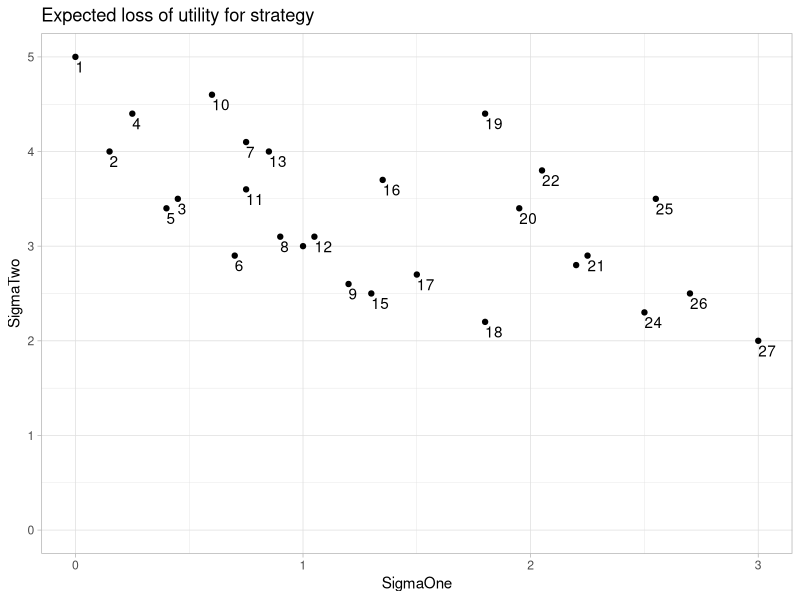

R code for this plot:
## ---- chunk 1
knitr::opts_chunk$set(echo = TRUE)
## ---- chunk 2
suppressPackageStartupMessages(library(ggplot2))
suppressPackageStartupMessages(library(tidyverse))
## ---- chunk 3
## Mr. Nelson's Loss of Utility l(sigma,alpha) from (pg. 120,table 5.1)
sigma_one <- c(0,1,3)
sigma_two <- c(5,3,2)
Loss_table <- as.data.frame(t(data.frame(sigma_one,sigma_two))) |> 
  rename(a1 = V1, a2 = V2, a3 = V3)

## Weather indication probabilities Table (p121 table 5.2)
sigma_one <- c(0.6,0.25,0.15)
sigma_two <- c(0.2,0.3,0.5)
Weather_table <- as.data.frame(t(data.frame(sigma_one,sigma_two))) |> 
  rename(State_1 = V1, State_2 = V2, State_3 = V3)

## Strategy Table (p121 table 5.3)
Strategy <- as.character(1:27)
x_1 <- c(rep("a1",9),rep("a2",9),rep("a3",9))
x_2 <- rep(c(rep("a1",3), rep("a2",3),rep("a3",3)),3)
x_3 <- rep(c("a1","a2","a3"),9)
Strategy_Table <- data.frame(Strategy,x_1,x_2,x_3)

remove(sigma_one,sigma_two,x_1,x_2,x_3,Strategy)
## ---- chunk 4

# dfs used to assemble action tables--------------------------------------
a1_count <- function(column){a <- str_count(column,"a1")}
a1_df <- as.data.frame(lapply(Strategy_Table[,2:4],a1_count))

a2_count <- function(column){b <- str_count(column,"a2")}
a2_df <- as.data.frame(lapply(Strategy_Table[,2:4],a2_count))

a3_count <- function(column){c <- str_count(column,"a3")}
a3_df <- as.data.frame(lapply(Strategy_Table[,2:4],a3_count))
# ------------------------------------------------------------------------

# setting up classes in order to do matrix multiplication
tw <- as.matrix(t(Weather_table))
a1_df <- as.matrix(a1_df)
a2_df <- as.matrix(a2_df)
a3_df <- as.matrix(a3_df)

# matrix multiplication
tA1 <- t(a1_df %*% tw)
tA2 <- t(a2_df %*% tw)
tA3 <- t(a3_df %*% tw)

EL_calc <- function(strategy){ ### for any strategy 1-27, calculates the EL for sit. 1 and 2
  Action_Probability_Table <- data.frame(p_action1 = tA1[,strategy],
                            p_action2 = tA2[,strategy],
                            p_action3 = tA3[,strategy])*Loss_table
  Action_Probability_Table$EL <- rowSums(Action_Probability_Table)
  EL <- Action_Probability_Table[,4]
  EL
}

Loss_of_Utility_Table <- as.data.frame(lapply(1:27, EL_calc))
Loss_of_Utility_Table_Trans <- as.data.frame(t(Loss_of_Utility_Table)) |> 
  rename(SigmaOne=V1,SigmaTwo=V2) |> 
  mutate(StrategyNumber = 1:27)
row.names(Loss_of_Utility_Table_Trans) <- 1:27

Plot_Loss <- ggplot(Loss_of_Utility_Table_Trans,aes(SigmaOne,SigmaTwo))+
  geom_point()+
  xlim(0,NA)+
  ylim(0,NA)+
  labs(title = "Expected loss of utility for strategy")+
  geom_text(label=rownames(Loss_of_Utility_Table_Trans),
            hjust = 0,
            vjust = 1.3,
            check_overlap = T)+
  theme_light()
Plot_Loss

## ---- chunk 5
#using function above
EL_calc(10)

strategy <- 10

#pasted from first part in function above
Action_Probability_Table <- data.frame(p_action1 = tA1[,strategy],
                            p_action2 = tA2[,strategy],
                            p_action3 = tA3[,strategy])*Loss_table
  
Action_Probability_Table
## ---- chunk 6
#??
## ---- chunk 7
#just rounded all the prob tables?
